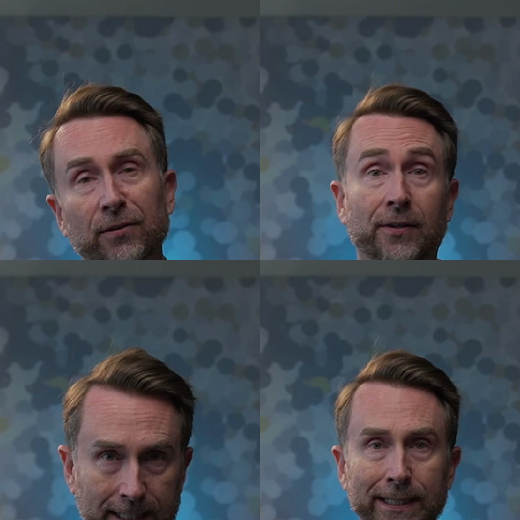
#> input picture tools/cast/cam-refs.png, 1040 x 1040 px (shown at 1/2 size)
$ python -i stylize.py   (imports and definitions only)
#> lines starting #> are read from the running program, lines starting #| are printed output that depends on the picture; after the words box and inside, x2 and y2 are one past the last pixel; in counts of white or black regions, pixels touching at a corner belong together
#> further down, picture is the input picture: PIL image 1040x1040 RGB; mean R, G, B 70.2, 75.9, 84
"""Turn found photos + Vision masks into colour paper pieces. No model, no cost.

usage: python3 stylize.py PROJECTDIR SCENE [LOOK]
  PROJECTDIR/scenes.json holds one plan per scene; PROJECTDIR/work/SCENE.jpg (+ SCENE-mask.png)
  LOOK is a key of LOOKS (Actionworks brand colours)
Writes PROJECTDIR/work/LOOK/SCENE/bg.png, piece-NN.png, manifest.json

Scene plan keys:
  mode   "cut"   subject (or whole photo, mask:false) on flat paper, cut into cols x rows
         "plate" one subject piece over the photo's own inpainted background
  motion fall | peel | assemble | stack (cut);  parallax | cross (plate)
  cols, rows, fit, cover, mask, seed, stagger, dir   (all optional)
"""
import json, math, os, random, sys

import numpy as np
from PIL import Image, ImageDraw, ImageFilter

F = 1080                     # square frame
NAVY, CREAM, SKY = (24, 42, 70), (246, 238, 220), (140, 189, 220)
ORANGE, RED, BRIGHT = (237, 114, 57), (222, 74, 48), (255, 86, 0)

# stops: gradient map shadow -> highlight. plate: stops for background plates (contrast with subject).
# dots: halftone ink on paper instead of a gradient.
LOOKS = {
    "navy-sky":    {"stops": [NAVY, SKY, CREAM], "bg": CREAM},
    "navy-orange": {"stops": [NAVY, ORANGE, (255, 222, 196)], "bg": CREAM},
    "red-on-sky":  {"stops": [(150, 40, 24), ORANGE, CREAM], "bg": SKY,
                    "plate": [(52, 88, 128), SKY, CREAM]},
    "dots-pop":    {"dots": (RED, CREAM), "bg": SKY},
    # Gilliam: engraving line art kept as ink, paper inside the figure hand-tinted flat
    "gilliam":     {"ink": NAVY, "tint": CREAM, "bg": ORANGE},
    # WSJ hedcut: stipple dots + fine contour lines in ink on paper
    "hedcut":      {"stipple": NAVY, "paper": CREAM, "bg": SKY},
    # flat poster bands + ink outlines: South Park-ish, hides bad source photos
    "cartoon":     {"bands": [NAVY, RED, ORANGE, (250, 196, 150), CREAM], "lines": NAVY, "bg": SKY,
                    "plate_bands": [(52, 88, 128), (96, 145, 185), SKY, CREAM]},
}
LOOK = LOOKS["red-on-sky"]
CELL, ANGLE = 6.0, math.radians(45)
BORDER = 5


# [82 lines left out: functions cartoon, ink_tint, paper_mask, hedcut, not called in this run]


def tone(rgb, contrast=1.0, lift=0.0, stops=None, plate=False):
    """rgb PIL image -> float RGB array in the current LOOK."""
#> called with contrast = 1, lift = 0, plate = False
    if "stipple" in LOOK:
        return hedcut(rgb, LOOK["stipple"], LOOK["paper"])
    if "ink" in LOOK:
        return ink_tint(rgb, LOOK["ink"], LOOK["tint"])
    if "bands" in LOOK:
        if plate:
            return cartoon(rgb, LOOK["plate_bands"], None, lift)
        return cartoon(rgb, LOOK["bands"], LOOK["lines"])
    g = np.asarray(rgb.convert("L").filter(ImageFilter.GaussianBlur(1.2)), np.float32) / 255
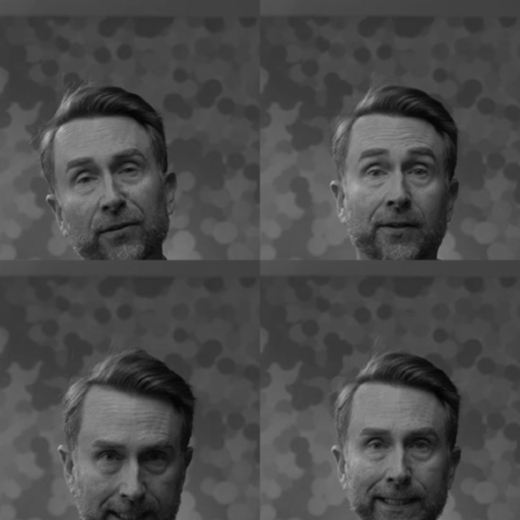
#> g: shape (1040, 1040) float32 (shown at 1/2 size); min 0.0118, max 0.71, mean 0.294
    lo, hi = np.percentile(g, 2), np.percentile(g, 98)
#> lo = 0.0863; hi = 0.514
    g = np.clip((g - lo) / max(hi - lo, 1e-3), 0, 1)
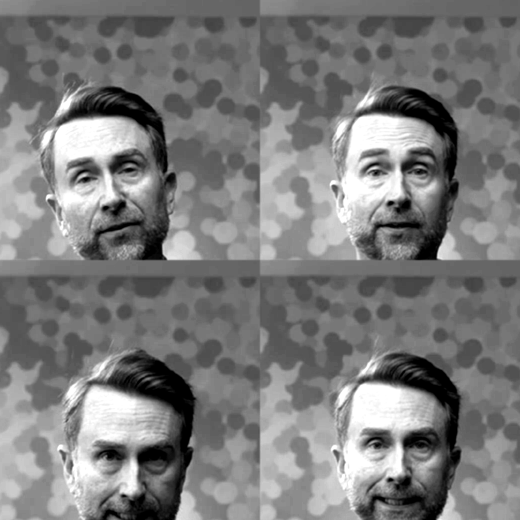
#> g: shape (1040, 1040) float32 (shown at 1/2 size); min 0, max 1, mean 0.487
    g = np.clip((g - 0.5) * contrast + 0.5, 0, 1) ** 0.8      # brighter mids
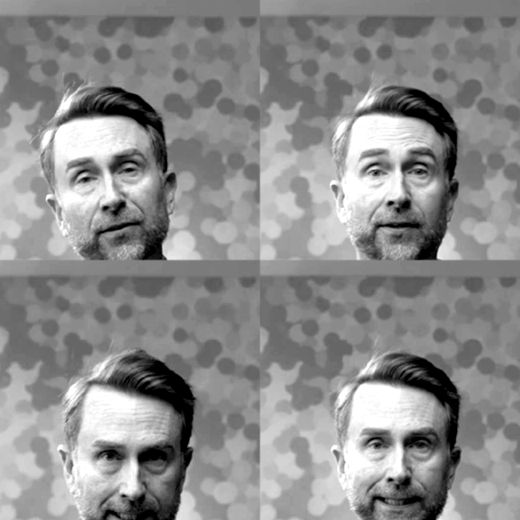
#> g: shape (1040, 1040) float32 (shown at 1/2 size); min 0, max 1, mean 0.553
    g = lift + (1 - lift) * g
    stops = stops or LOOK.get("stops")
    if stops:
        st = np.array(stops, np.float32)
        x = g * (len(st) - 1)
        i = np.clip(np.floor(x).astype(int), 0, len(st) - 2)
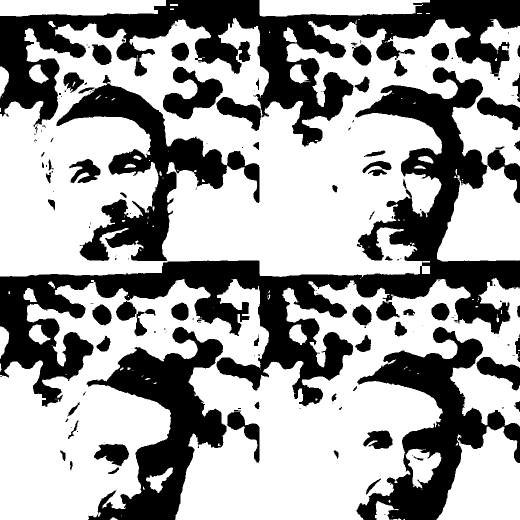
#> i: shape (1040, 1040) int64 (shown at 1/2 size); values 0 (black) and 1 (white), 63% white; 180 black regions (106 under 20 px), largest, box (x1, y1, x2, y2) and area: (0, 134, 1040, 814) 136170, (0, 0, 1040, 294) 94460, (173, 654, 453, 1040) 42374
        f = (x - i)[..., None]
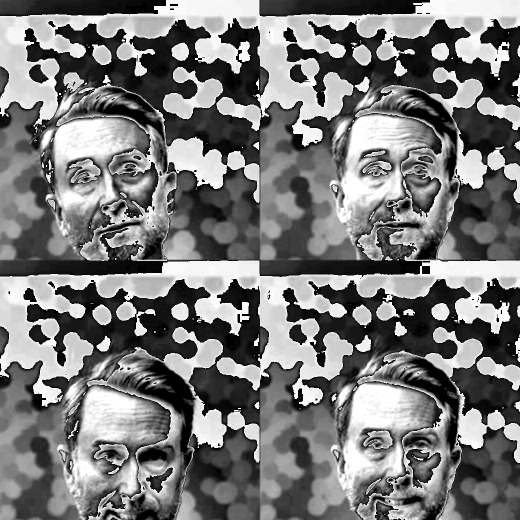
#> f: shape (1040, 1040, 1) float64 (shown at 1/2 size); min 0, max 1, mean 0.476
        return st[i] * (1 - f) + st[i + 1] * f
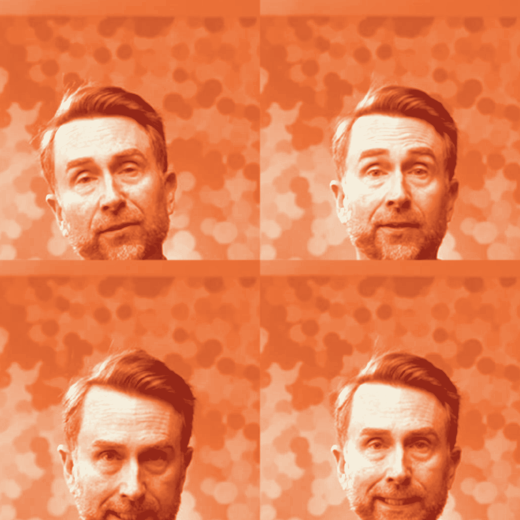
#> returned value: shape (1040, 1040, 3) float64 (shown at 1/2 size); mean of channels 0, 1, 2 230.7, 131.7, 86.3; drawn as R, G, B
    ink_c, paper_c = (np.array(c, np.float32) for c in LOOK["dots"])
    g = 0.3 + 0.7 * g                                          # lighter dots
    h, w = g.shape
    y, x = np.mgrid[0:h, 0:w].astype(np.float32)
    u = (x * math.cos(ANGLE) + y * math.sin(ANGLE)) / CELL
    v = (-x * math.sin(ANGLE) + y * math.cos(ANGLE)) / CELL
    d = np.hypot(u - np.round(u), v - np.round(v))
    r = 0.74 * np.sqrt(1 - g)
    ink = np.clip((r - d) * CELL + 0.5, 0, 1)[..., None]
    return paper_c * (1 - ink) + ink_c * ink


def to_rgba(rgb_arr, alpha):
    a = (np.clip(alpha, 0, 1) * 255).astype(np.uint8)
    return Image.fromarray(np.dstack([rgb_arr.astype(np.uint8), a]), "RGBA")


# [108 lines left out: functions bordered, fill_hole, grid_cells, poly_mask, save_piece, place and 3 more, not called in this run]


# [13 lines not run here, left out]

>>> from PIL import Image
>>> picture = Image.open('tools/cast/cam-refs.png')
>>> result = tone(picture)
